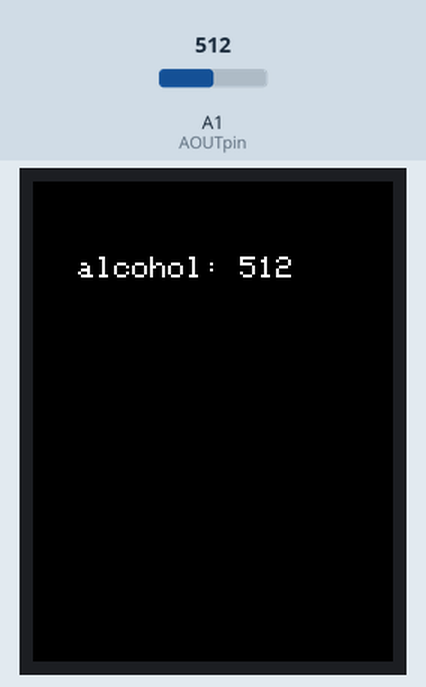
Simulated run of this sketch. Board: Arduino Uno, built with avr-gcc and run on an emulated ATmega328P. Parts: 240×320 colour display. The test bench sets the inputs (shaded band); at power-on: A1 (AOUTpin) = 512. What the sketch prints to the serial monitor is not drawn.

Above: at 0.94 s.
1.4 s: A1 (AOUTpin) set to 0
4.4 s: A1 (AOUTpin) set to 900
At 4.48 s:
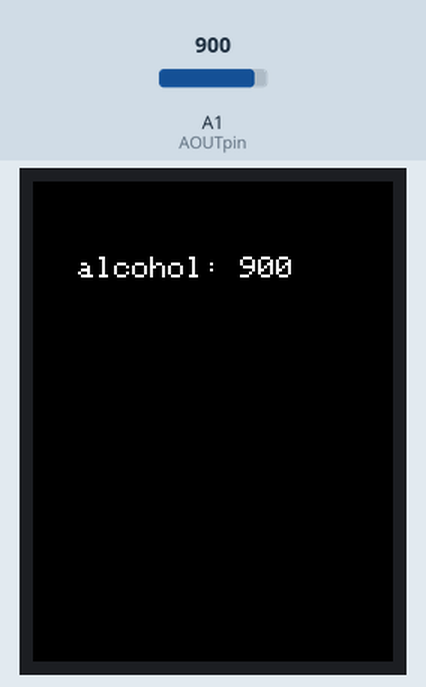

The sketch:

gas_senssor_app.ino
```cpp
#include <Elegoo_GFX.h>
#include <Elegoo_TFTLCD.h>
#include <TouchScreen.h>

#define YP A3
#define XM A2
#define YM 9
#define XP 8

#define TS_MINX 120
#define TS_MAXX 900
#define TS_MINY 70
#define TS_MAXY 920

#define LCD_CS A3
#define LCD_CD A2
#define LCD_WR A1
#define LCD_RD A0
#define LCD_RESET A4

#define MINPRESSURE 10
#define MAXPRESSURE 1000

#define  BLACK   0x0000
#define BLUE    0x001F
#define RED     0xF800
#define GREEN   0x07E0
#define CYAN    0x07FF
#define MAGENTA 0xF81F
#define YELLOW  0xFFE0
#define WHITE   0xFFFF

Elegoo_TFTLCD tft(LCD_CS, LCD_CD, LCD_WR, LCD_RD, LCD_RESET);
TouchScreen ts = TouchScreen(XP, YP, XM, YM, 300);

const int AOUTpin=15;


int value;

void setup() {
  Serial.begin(9600);
  Serial.println(F("Rock and Roll!"));
  pinMode(AOUTpin, INPUT);
  pinMode(13, OUTPUT);
  tft.reset();
uint16_t identifier = tft.readID();
  if(identifier == 0x9325) {
    Serial.println(F("Found ILI9325 LCD driver"));
  } else if(identifier == 0x9328) {
    Serial.println(F("Found ILI9328 LCD driver"));
  } else if(identifier == 0x4535) {
    Serial.println(F("Found LGDP4535 LCD driver"));
  }else if(identifier == 0x7575) {
    Serial.println(F("Found HX8347G LCD driver"));
  } else if(identifier == 0x9341) {
    Serial.println(F("Found ILI9341 LCD driver"));
  } else if(identifier == 0x8357) {
    Serial.println(F("Found HX8357D LCD driver"));
  } else if(identifier==0x0101)
  {
      identifier=0x9341;
       Serial.println(F("Found 0x9341 LCD driver"));
  }else {
    Serial.print(F("Unknown LCD driver chip: "));
    Serial.println(identifier, HEX);
    identifier=0x9341;
  }
  tft.begin(identifier);
  tft.setRotation(2);


#define MINPRESSURE 10
#define MAXPRESSURE 1000
}
void loop()
{
  digitalWrite(13, HIGH);
  TSPoint p = ts.getPoint();
  digitalWrite(13, LOW);
  p.x = map(p.x, TS_MINX, TS_MAXX, tft.width(), 0);
  p.y = (tft.height()-map(p.y, TS_MINY, TS_MAXY, tft.height(), 0));
  pinMode(XM, OUTPUT);
  pinMode(YP, OUTPUT);

  value= analogRead(AOUTpin);


  tft.fillScreen(BLACK);
  tft.setCursor(30,50);
  tft.setTextColor(WHITE);
  tft.setTextSize(2);
  tft.print("alcohol: ");
  tft.print (value);


}
```

Measured:
- after the input at 4.4 s, the display: changes after 0.08 s (image 1)
